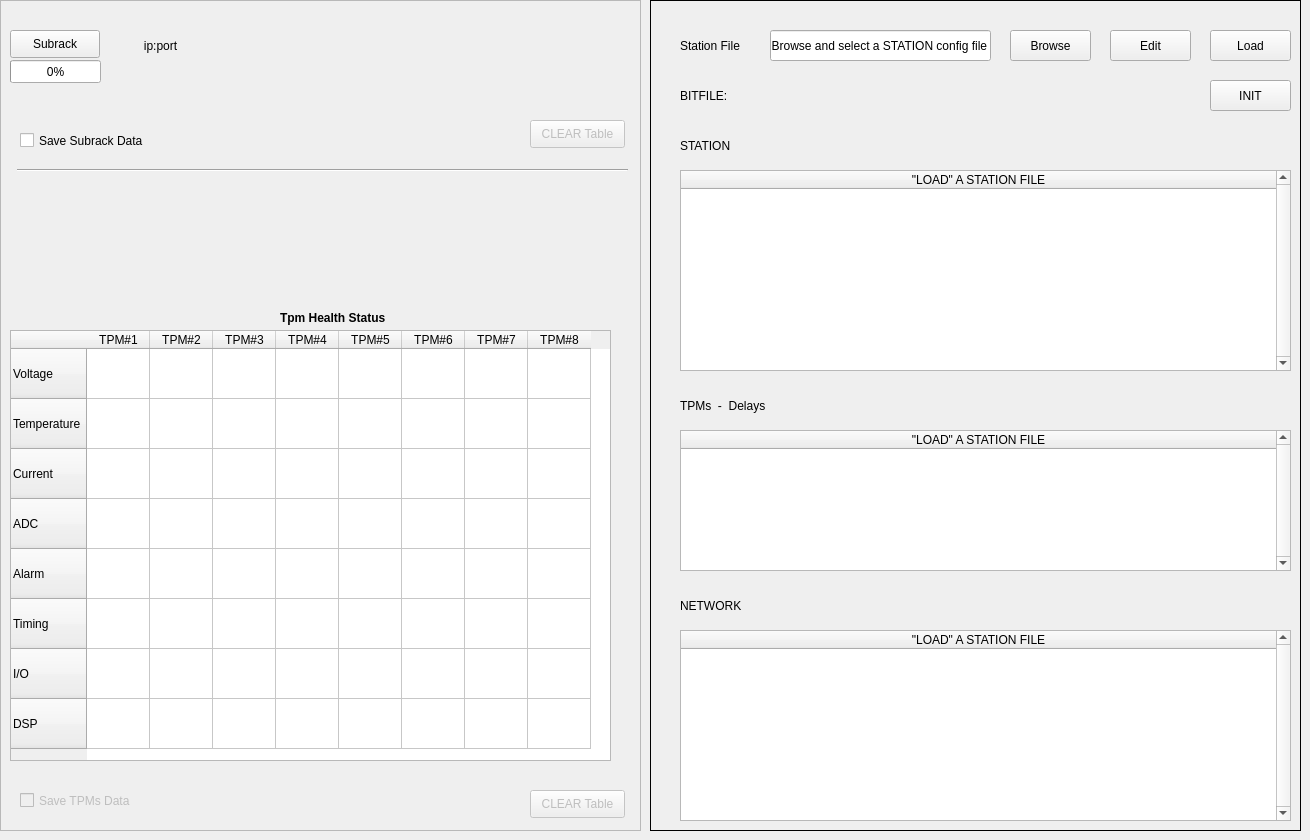
     <widget class="QWidget" name="overview">
      <attribute name="title">
       <string>Overview</string>
      </attribute>
      <widget class="QFrame" name="overview_frame">
       <property name="geometry">
        <rect>
         <x>0</x>
         <y>0</y>
         <width>641</width>
         <height>831</height>
        </rect>
       </property>
       <property name="frameShape">
        <enum>QFrame::StyledPanel</enum>
       </property>
       <property name="frameShadow">
        <enum>QFrame::Raised</enum>
       </property>
       <widget class="QLabel" name="label_speed_20">
        <property name="geometry">
         <rect>
          <x>10</x>
          <y>560</y>
          <width>131</width>
          <height>31</height>
         </rect>
        </property>
        <property name="maximumSize">
         <size>
          <width>16777215</width>
          <height>16777215</height>
         </size>
        </property>
        <property name="layoutDirection">
         <enum>Qt::LeftToRight</enum>
        </property>
        <property name="styleSheet">
         <string notr="true">background-color: rgb(238, 238, 236);</string>
        </property>
        <property name="text">
         <string/>
        </property>
        <property name="alignment">
         <set>Qt::AlignLeading|Qt::AlignLeft|Qt::AlignVCenter</set>
        </property>
       </widget>
       <widget class="QTableWidget" name="table_alarms">
        <property name="enabled">
         <bool>true</bool>
        </property>
        <property name="geometry">
         <rect>
          <x>10</x>
          <y>330</y>
          <width>601</width>
          <height>431</height>
         </rect>
        </property>
        <attribute name="horizontalHeaderMinimumSectionSize">
         <number>60</number>
        </attribute>
        <attribute name="horizontalHeaderDefaultSectionSize">
         <number>63</number>
        </attribute>
        <attribute name="verticalHeaderDefaultSectionSize">
         <number>50</number>
        </attribute>
        <row>
         <property name="text">
          <string>Voltage</string>
         </property>
        </row>
        <row>
         <property name="text">
          <string>Temperature</string>
         </property>
        </row>
        <row>
         <property name="text">
          <string>Current</string>
         </property>
        </row>
        <row>
         <property name="text">
          <string>ADC</string>
         </property>
        </row>
        <row>
         <property name="text">
          <string>Alarm</string>
         </property>
        </row>
        <row>
         <property name="text">
          <string>Timing</string>
         </property>
        </row>
        <row>
         <property name="text">
          <string>I/O</string>
         </property>
        </row>
        <row>
         <property name="text">
          <string>DSP</string>
         </property>
        </row>
        <column>
         <property name="text">
          <string>TPM#1</string>
         </property>
        </column>
        <column>
         <property name="text">
          <string>TPM#2</string>
         </property>
        </column>
        <column>
         <property name="text">
          <string>TPM#3</string>
         </property>
        </column>
        <column>
         <property name="text">
          <string>TPM#4</string>
         </property>
        </column>
        <column>
         <property name="text">
          <string>TPM#5</string>
         </property>
        </column>
        <column>
         <property name="text">
          <string>TPM#6</string>
         </property>
        </column>
        <column>
         <property name="text">
          <string>TPM#7</string>
         </property>
        </column>
        <column>
         <property name="text">
          <string>TPM#8</string>
         </property>
        </column>
        <item row="0" column="0">
         <property name="text">
          <string/>
         </property>
        </item>
       </widget>
       <widget class="QWidget" name="layoutWidget">
        <property name="geometry">
         <rect>
          <x>120</x>
          <y>180</y>
          <width>411</width>
          <height>131</height>
         </rect>
        </property>
        <layout class="QGridLayout" name="grid_tpm"/>
       </widget>
       <widget class="QPushButton" name="qbutton_clear_tpm">
        <property name="enabled">
         <bool>false</bool>
        </property>
        <property name="geometry">
         <rect>
          <x>530</x>
          <y>790</y>
          <width>95</width>
          <height>28</height>
         </rect>
        </property>
        <property name="text">
         <string>CLEAR Table</string>
        </property>
       </widget>
       <widget class="QLabel" name="label_45">
        <property name="geometry">
         <rect>
          <x>280</x>
          <y>310</y>
          <width>121</width>
          <height>16</height>
         </rect>
        </property>
        <property name="font">
         <font>
          <weight>75</weight>
          <bold>true</bold>
         </font>
        </property>
        <property name="text">
         <string>Tpm Health Status</string>
        </property>
       </widget>
       <widget class="QCheckBox" name="check_subrack_savedata">
        <property name="enabled">
         <bool>true</bool>
        </property>
        <property name="geometry">
         <rect>
          <x>20</x>
          <y>130</y>
          <width>151</width>
          <height>21</height>
         </rect>
        </property>
        <property name="text">
         <string>Save Subrack Data </string>
        </property>
       </widget>
       <widget class="QLabel" name="qline_ip">
        <property name="geometry">
         <rect>
          <x>110</x>
          <y>30</y>
          <width>101</width>
          <height>31</height>
         </rect>
        </property>
        <property name="layoutDirection">
         <enum>Qt::LeftToRight</enum>
        </property>
        <property name="text">
         <string>ip:port</string>
        </property>
        <property name="alignment">
         <set>Qt::AlignCenter</set>
        </property>
       </widget>
       <widget class="QPushButton" name="subrack_button">
        <property name="geometry">
         <rect>
          <x>10</x>
          <y>30</y>
          <width>90</width>
          <height>28</height>
         </rect>
        </property>
        <property name="text">
         <string>Subrack</string>
        </property>
       </widget>
       <widget class="QLabel" name="qlabel_tstamp">
        <property name="geometry">
         <rect>
          <x>200</x>
          <y>30</y>
          <width>201</width>
          <height>31</height>
         </rect>
        </property>
        <property name="layoutDirection">
         <enum>Qt::LeftToRight</enum>
        </property>
        <property name="text">
         <string/>
        </property>
        <property name="alignment">
         <set>Qt::AlignCenter</set>
        </property>
       </widget>
       <widget class="QWidget" name="gridLayoutWidget_2">
        <property name="geometry">
         <rect>
          <x>300</x>
          <y>20</y>
          <width>71</width>
          <height>61</height>
         </rect>
        </property>
        <layout class="QGridLayout" name="grid_led"/>
       </widget>
       <widget class="QPushButton" name="qbutton_clear_subrack">
        <property name="enabled">
         <bool>false</bool>
        </property>
        <property name="geometry">
         <rect>
          <x>530</x>
          <y>120</y>
          <width>95</width>
          <height>28</height>
         </rect>
        </property>
        <property name="text">
         <string>CLEAR Table</string>
        </property>
       </widget>
       <widget class="Line" name="line">
        <property name="geometry">
         <rect>
          <x>17</x>
          <y>160</y>
          <width>611</width>
          <height>20</height>
         </rect>
        </property>
        <property name="orientation">
         <enum>Qt::Horizontal</enum>
        </property>
       </widget>
       <widget class="QCheckBox" name="check_tpm_savedata">
        <property name="enabled">
         <bool>false</bool>
        </property>
        <property name="geometry">
         <rect>
          <x>20</x>
          <y>790</y>
          <width>151</width>
          <height>21</height>
         </rect>
        </property>
        <property name="text">
         <string>Save TPMs Data </string>
        </property>
       </widget>
       <widget class="QProgressBar" name="subrackbar">
        <property name="enabled">
         <bool>true</bool>
        </property>
        <property name="geometry">
         <rect>
          <x>10</x>
          <y>60</y>
          <width>91</width>
          <height>23</height>
         </rect>
        </property>
        <property name="value">
         <number>0</number>
        </property>
       </widget>
       <zorder>label_speed_20</zorder>
       <zorder>table_alarms</zorder>
       <zorder>layoutWidget</zorder>
       <zorder>qbutton_clear_tpm</zorder>
       <zorder>label_45</zorder>
       <zorder>check_subrack_savedata</zorder>
       <zorder>subrack_button</zorder>
       <zorder>qlabel_tstamp</zorder>
       <zorder>gridLayoutWidget_2</zorder>
       <zorder>qbutton_clear_subrack</zorder>
       <zorder>line</zorder>
       <zorder>check_tpm_savedata</zorder>
       <zorder>qline_ip</zorder>
       <zorder>subrackbar</zorder>
      </widget>
      <widget class="QFrame" name="frame_station">
       <property name="geometry">
        <rect>
         <x>650</x>
         <y>0</y>
         <width>651</width>
         <height>831</height>
        </rect>
       </property>
       <property name="frameShape">
        <enum>QFrame::Box</enum>
       </property>
       <property name="frameShadow">
        <enum>QFrame::Plain</enum>
       </property>
       <widget class="QLabel" name="qlabel_config">
        <property name="geometry">
         <rect>
          <x>30</x>
          <y>30</y>
          <width>101</width>
          <height>31</height>
         </rect>
        </property>
        <property name="text">
         <string>Station File</string>
        </property>
        <property name="alignment">
         <set>Qt::AlignLeading|Qt::AlignLeft|Qt::AlignVCenter</set>
        </property>
       </widget>
       <widget class="QLineEdit" name="qline_configfile">
        <property name="geometry">
         <rect>
          <x>120</x>
          <y>30</y>
          <width>221</width>
          <height>31</height>
         </rect>
        </property>
        <property name="text">
         <string>  Browse and select a STATION config file</string>
        </property>
        <property name="readOnly">
         <bool>true</bool>
        </property>
       </widget>
       <widget class="QPushButton" name="qbutton_load_configuration">
        <property name="geometry">
         <rect>
          <x>560</x>
          <y>30</y>
          <width>81</width>
          <height>31</height>
         </rect>
        </property>
        <property name="text">
         <string>Load</string>
        </property>
       </widget>
       <widget class="QPushButton" name="qbutton_browse">
        <property name="geometry">
         <rect>
          <x>360</x>
          <y>30</y>
          <width>81</width>
          <height>31</height>
         </rect>
        </property>
        <property name="text">
         <string>Browse</string>
        </property>
       </widget>
       <widget class="QPushButton" name="qbutton_station_init">
        <property name="geometry">
         <rect>
          <x>560</x>
          <y>80</y>
          <width>81</width>
          <height>31</height>
         </rect>
        </property>
        <property name="text">
         <string>INIT</string>
        </property>
       </widget>
       <widget class="QLabel" name="qlabel_bitfile">
        <property name="geometry">
         <rect>
          <x>120</x>
          <y>80</y>
          <width>421</width>
          <height>31</height>
         </rect>
        </property>
        <property name="text">
         <string/>
        </property>
        <property name="alignment">
         <set>Qt::AlignLeading|Qt::AlignLeft|Qt::AlignVCenter</set>
        </property>
       </widget>
       <widget class="QLabel" name="qlabel_station">
        <property name="geometry">
         <rect>
          <x>30</x>
          <y>130</y>
          <width>171</width>
          <height>31</height>
         </rect>
        </property>
        <property name="text">
         <string>STATION</string>
        </property>
        <property name="alignment">
         <set>Qt::AlignLeading|Qt::AlignLeft|Qt::AlignVCenter</set>
        </property>
       </widget>
       <widget class="QTableWidget" name="qtable_tpm">
        <property name="geometry">
         <rect>
          <x>30</x>
          <y>430</y>
          <width>611</width>
          <height>141</height>
         </rect>
        </property>
        <property name="verticalScrollBarPolicy">
         <enum>Qt::ScrollBarAlwaysOn</enum>
        </property>
        <property name="sizeAdjustPolicy">
         <enum>QAbstractScrollArea::AdjustIgnored</enum>
        </property>
        <attribute name="horizontalHeaderCascadingSectionResizes">
         <bool>false</bool>
        </attribute>
        <attribute name="horizontalHeaderDefaultSectionSize">
         <number>218</number>
        </attribute>
        <attribute name="horizontalHeaderStretchLastSection">
         <bool>true</bool>
        </attribute>
        <column>
         <property name="text">
          <string>&quot;LOAD&quot; A STATION FILE</string>
         </property>
        </column>
       </widget>
       <widget class="QTableWidget" name="qtable_station">
        <property name="geometry">
         <rect>
          <x>30</x>
          <y>170</y>
          <width>611</width>
          <height>201</height>
         </rect>
        </property>
        <property name="verticalScrollBarPolicy">
         <enum>Qt::ScrollBarAlwaysOn</enum>
        </property>
        <attribute name="horizontalHeaderDefaultSectionSize">
         <number>308</number>
        </attribute>
        <attribute name="horizontalHeaderStretchLastSection">
         <bool>true</bool>
        </attribute>
        <column>
         <property name="text">
          <string>&quot;LOAD&quot; A STATION FILE</string>
         </property>
        </column>
       </widget>
       <widget class="QLabel" name="qlabel_tpms">
        <property name="geometry">
         <rect>
          <x>30</x>
          <y>390</y>
          <width>171</width>
          <height>31</height>
         </rect>
        </property>
        <property name="text">
         <string>TPMs  -  Delays</string>
        </property>
        <property name="alignment">
         <set>Qt::AlignLeading|Qt::AlignLeft|Qt::AlignVCenter</set>
        </property>
       </widget>
       <widget class="QLabel" name="qlabel_network">
        <property name="geometry">
         <rect>
          <x>30</x>
          <y>590</y>
          <width>171</width>
          <height>31</height>
         </rect>
        </property>
        <property name="text">
         <string>NETWORK</string>
        </property>
        <property name="alignment">
         <set>Qt::AlignLeading|Qt::AlignLeft|Qt::AlignVCenter</set>
        </property>
       </widget>
       <widget class="QTableWidget" name="qtable_network">
        <property name="geometry">
         <rect>
          <x>30</x>
          <y>630</y>
          <width>611</width>
          <height>191</height>
         </rect>
        </property>
        <property name="verticalScrollBarPolicy">
         <enum>Qt::ScrollBarAlwaysOn</enum>
        </property>
        <attribute name="horizontalHeaderDefaultSectionSize">
         <number>365</number>
        </attribute>
        <attribute name="horizontalHeaderStretchLastSection">
         <bool>true</bool>
        </attribute>
        <column>
         <property name="text">
          <string>&quot;LOAD&quot; A STATION FILE</string>
         </property>
        </column>
       </widget>
       <widget class="QLabel" name="qlabel_bitfile_2">
        <property name="geometry">
         <rect>
          <x>30</x>
          <y>80</y>
          <width>71</width>
          <height>31</height>
         </rect>
        </property>
        <property name="text">
         <string>BITFILE: </string>
        </property>
        <property name="alignment">
         <set>Qt::AlignLeading|Qt::AlignLeft|Qt::AlignVCenter</set>
        </property>
       </widget>
       <widget class="QPushButton" name="qbutton_edit">
        <property name="geometry">
         <rect>
          <x>460</x>
          <y>30</y>
          <width>81</width>
          <height>31</height>
         </rect>
        </property>
        <property name="text">
         <string>Edit</string>
        </property>
       </widget>
      </widget>
     </widget>
